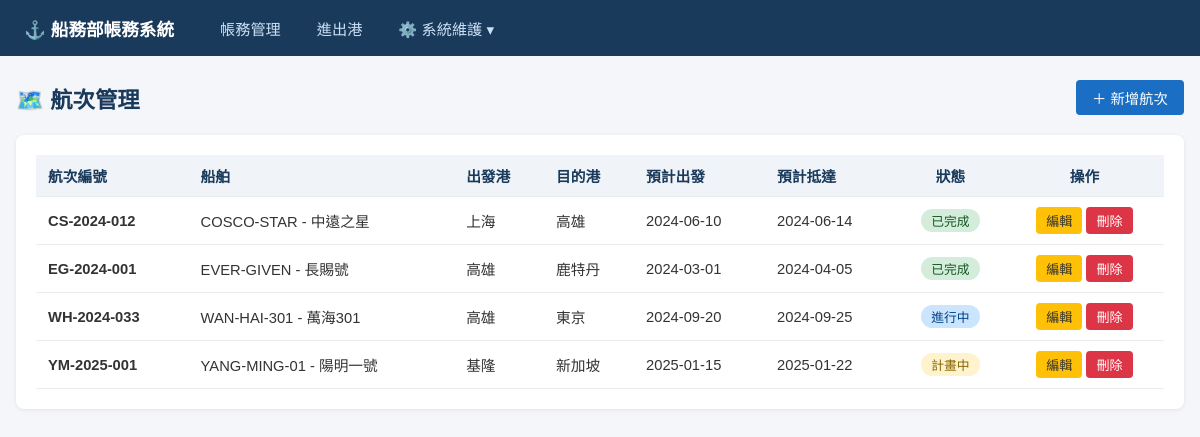
The page /voyages on the database its author committed.
### models.py (models this page shows)
class Voyage(Base):
    __tablename__ = "voyages"
    id = Column(Integer, primary_key=True, index=True)
    voyage_no = Column(String, unique=True, nullable=False, index=True)
    ship_id = Column(Integer, ForeignKey("ships.id"), nullable=False)
    port_of_loading = Column(String)
    port_of_discharge = Column(String)
    etd = Column(Date)
    eta = Column(Date)
    status = Column(String, default="計畫中")  # 計畫中/進行中/已完成
    created_at = Column(DateTime, default=func.now())
    updated_at = Column(DateTime, default=func.now(), onupdate=func.now())
    ship = relationship("Ship", back_populates="voyages")
    invoices = relationship("Invoice", back_populates="voyage")
    task_logs = relationship("VoyageTaskLog", back_populates="voyage")

class Ship(Base):
    __tablename__ = "ships"
    id = Column(Integer, primary_key=True, index=True)
    code = Column(String, unique=True, nullable=False, index=True)
    name = Column(String, nullable=False)
    flag = Column(String)
    ship_type = Column(String)
    created_at = Column(DateTime, default=func.now())
    updated_at = Column(DateTime, default=func.now(), onupdate=func.now())
    voyages = relationship("Voyage", back_populates="ship")

### routers/voyages.py (the view)
@router.get("", response_class=HTMLResponse)
def list_voyages(request: Request, db: Session = Depends(get_db)):
    voyages = db.query(models.Voyage).order_by(models.Voyage.voyage_no).all()
    ships = db.query(models.Ship).order_by(models.Ship.code).all()
    return templates.TemplateResponse("voyages/list.html", {
        "request": request,
        "voyages": voyages,
        "ships": ships,
        "statuses": VOYAGE_STATUSES,
    })

### database.py (called while the page is built)
def get_db():
    db = SessionLocal()
    try:
        yield db
    finally:
        db.close()

### templates/voyages/list.html (shortened to what this page needs)
{% extends "base.html" %}
{% block content %}
<div class="page-header">
    <h1>🗺️ 航次管理</h1>
    <button class="btn btn-primary" onclick="openModal('addModal')">＋ 新增航次</button>
</div>
<div class="card">
    <table>
        <thead>
            <tr>
                <th>航次編號</th><th>船舶</th><th>出發港</th><th>目的港</th>
                <th>預計出發</th><th>預計抵達</th><th class="text-center">狀態</th>
                <th class="text-center">操作</th>
            </tr>
        </thead>
        <tbody id="voyageTableBody">
            {% for v in voyages %}
            <tr id="voyage-row-{{ v.id }}">
                <td><strong>{{ v.voyage_no }}</strong></td>
                <td>{{ v.ship.code }} - {{ v.ship.name }}</td>
                <td>{{ v.port_of_loading or '-' }}</td>
                <td>{{ v.port_of_discharge or '-' }}</td>
                <td>{{ v.etd.strftime('%Y-%m-%d') if v.etd else '-' }}</td>
                <td>{{ v.eta.strftime('%Y-%m-%d') if v.eta else '-' }}</td>
                <td class="text-center">
                    {% if v.status == '計畫中' %}<span class="badge badge-planned">{{ v.status }}</span>
                    {% elif v.status == '進行中' %}<span class="badge badge-ongoing">{{ v.status }}</span>
                    {% else %}<span class="badge badge-done">{{ v.status }}</span>{% endif %}
                </td>
                <td class="text-center">
                    <button class="btn btn-warning btn-sm" onclick="openEditModal(
                        {{ v.id }},'{{ v.voyage_no }}',{{ v.ship_id }},
                        '{{ v.port_of_loading or '' }}','{{ v.port_of_discharge or '' }}',
                        '{{ v.etd.strftime('%Y-%m-%d') if v.etd else '' }}',
                        '{{ v.eta.strftime('%Y-%m-%d') if v.eta else '' }}',
                        '{{ v.status }}')">編輯</button>
                    <button class="btn btn-danger btn-sm"
                        onclick="openDeleteModal({{ v.id }},'{{ v.voyage_no }}')">刪除</button>
                </td>
            </tr>
            {% else %}
            <tr id="emptyRow"><td colspan="8" class="text-center" style="color:#999;padding:24px;">尚無航次資料</td></tr>
            {% endfor %}
        </tbody>
    </table>
</div>
{% endblock %}

### templates/base.html (shortened to what this page needs)
<!DOCTYPE html>
<html lang="zh-TW">
<head>
    <link rel="stylesheet" href="/static/style.css">
    <link rel="stylesheet" href="https://cdn.datatables.net/1.13.7/css/jquery.dataTables.min.css">
</head>
<body>
    <nav class="navbar">
        <div class="nav-brand">⚓ 船務部帳務系統</div>
        <ul class="nav-links">
            <li><a href="/invoices">帳務管理</a></li>
            <li><a href="/voyage-tasks">進出港</a></li>
            <li class="dropdown">
                <a href="javascript:void(0)" class="dropbtn">⚙️ 系統維護 ▾</a>
            </li>
        </ul>
    </nav>
    <div class="container">
        {% block content %}{% endblock %}
    </div>
</body>
</html>

### static/style.css (style rules this page uses)
* { box-sizing: border-box; margin: 0; padding: 0; }
body { font-family: "Microsoft JhengHei", "Noto Sans TC", sans-serif; background: #f5f6fa; color: #333; }
.navbar { background: #1a3a5c; color: white; padding: 0 24px; display: flex; align-items: center; height: 56px; gap: 32px; }
.nav-brand { font-size: 1.1rem; font-weight: bold; white-space: nowrap; }
.nav-links { list-style: none; display: flex; gap: 8px; }
.nav-links a { color: #cce0f5; text-decoration: none; padding: 6px 14px; border-radius: 4px; font-size: 0.95rem; transition: background 0.2s; }
.dropdown { position: relative; display: inline-block; }
.dropbtn { cursor: pointer; }
.container { max-width: 1200px; margin: 24px auto; padding: 0 16px; }
.page-header { display: flex; justify-content: space-between; align-items: center; margin-bottom: 20px; }
.page-header h1 { font-size: 1.4rem; color: #1a3a5c; }
.btn { display: inline-block; padding: 7px 16px; border-radius: 4px; border: none; cursor: pointer; font-size: 0.9rem; text-decoration: none; transition: opacity 0.2s; }
.btn-primary { background: #1a6fc4; color: white; }
.btn-danger { background: #dc3545; color: white; }
.btn-warning { background: #ffc107; color: #333; }
.btn-sm { padding: 4px 10px; font-size: 0.82rem; }
.card { background: white; border-radius: 8px; box-shadow: 0 1px 4px rgba(0,0,0,0.08); padding: 20px; margin-bottom: 20px; }
table { width: 100%; border-collapse: collapse; }
th, td { padding: 10px 12px; text-align: left; border-bottom: 1px solid #e9ecef; font-size: 0.92rem; }
th { background: #f0f4f8; color: #1a3a5c; font-weight: 600; }
.text-center { text-align: center; }
.badge { display: inline-block; padding: 2px 10px; border-radius: 12px; font-size: 0.8rem; font-weight: 500; }
.badge-planned { background: #fff3cd; color: #856404; }
.badge-ongoing { background: #cce5ff; color: #004085; }
.badge-done { background: #d4edda; color: #155724; }

### rows shown on the page
Voyage: voyage_no "CS-2024-012", ship.code "COSCO-STAR", ship.name "中遠之星", port_of_loading "上海", port_of_discharge "高雄", etd "2024-06-10", eta "2024-06-14", status "已完成"
Voyage: voyage_no "EG-2024-001", ship.code "EVER-GIVEN", ship.name "長賜號", port_of_loading "高雄", port_of_discharge "鹿特丹", etd "2024-03-01", eta "2024-04-05", status "已完成"
Voyage: voyage_no "WH-2024-033", ship.code "WAN-HAI-301", ship.name "萬海301", port_of_loading "高雄", port_of_discharge "東京", etd "2024-09-20", eta "2024-09-25", status "進行中"
Voyage: voyage_no "YM-2025-001", ship.code "YANG-MING-01", ship.name "陽明一號", port_of_loading "基隆", port_of_discharge "新加坡", etd "2025-01-15", eta "2025-01-22", status "計畫中"
